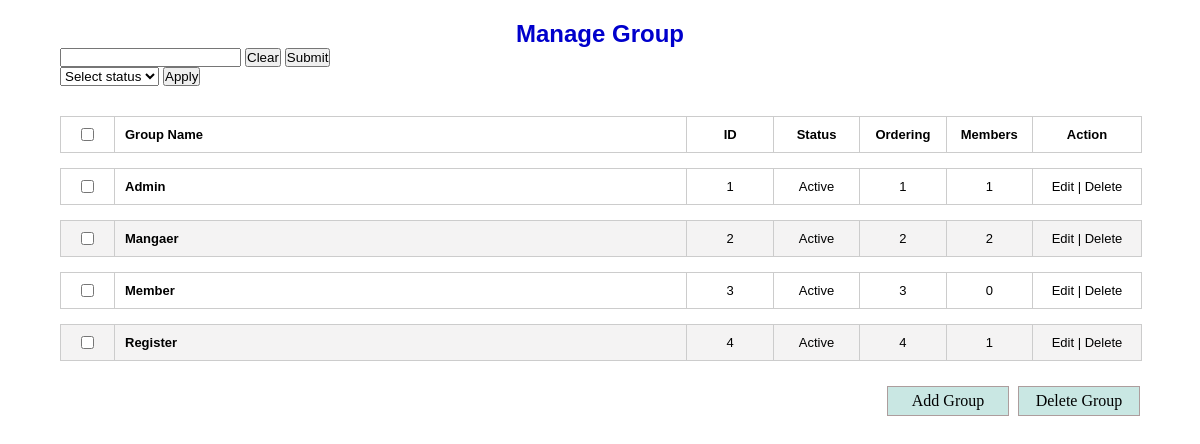
The page /b13/Mysql/index.php on the database its author committed.
### tables this page shows
CREATE TABLE `group` (
  `id` int(11) NOT NULL,
  `name` varchar(255) NOT NULL,
  `status` tinyint(1) NOT NULL DEFAULT 0,
  `ordering` int(11) NOT NULL DEFAULT 1,
  `group_acp` tinyint(1) NOT NULL DEFAULT 0,
  `permission_id` varchar(255) DEFAULT NULL,
  `created` datetime DEFAULT NULL,
  `created_by` varchar(255) DEFAULT NULL,
  `modified` datetime DEFAULT NULL,
  `modified_by` varchar(255) DEFAULT NULL
);

### b13/Mysql/class/Database.class.php (called while the page is built, shortened)
<?php
class Database{
	protected $connect;
	protected $database;
	public function __construct($params){
		$link = mysqli_connect($params['server'], $params['username'], $params['password']);
		if(!$link){
			die('Fail connect: ' . mysqli_errno($link));
		}else{
			$this->connect 	= $link;
			$this->database = $params['database'];
		}
	}
	public function setDatabase($database = null){
		mysqli_select_db($this->connect,$this->database );
	}
	public function query($query){
		$this->resultQuery = mysqli_query($this->connect, $query );
		return $this->resultQuery;
	}
	public function listRecord($query){
		$result = array();
		if(!empty($query)){
			$resultQuery = $this->query($query);
			if(mysqli_num_rows($resultQuery) > 0){
				while($row = mysqli_fetch_assoc($resultQuery)){
					$result[] = $row;
				}
			}
		}
		return $result;
	}
}

### b13/Mysql/connect.php (called while the page is built)
<?php
	require_once 'class/Database.class.php';
	$params		= array(
			'server' 	=> 'localhost',
			'username'	=> 'root',
			'password'	=> '',
			'database'	=> 'manage_user',
			'table'		=> 'group',
	);
	$database = new Database($params);

### b13/Mysql/class/Helper.class.php (called while the page is built, shortened)
<?php
class Helper{
    public static function highLight($input, $searchValue)
    {
        $result = $input;
        return $result;
    }
}
?>

### b13/Mysql/index.php (the view, shortened to what this page needs)
<?php
require_once 'connect.php';
require_once './class/Helper.class.php';
require_once './class/HTML.class.php';
$arrStatus 	= ['default' => 'Select status', 0 => 'Inactive', 1 => 'Active'];
$sblStatus	= HTML::createSelectbox($arrStatus, 'status', $_GET['status'], null, 'padding: 5px; width: 150px');
$valueInput = $_GET['search'] ?? '';
$query[] 	= "SELECT `g`.`id`,`g`.`name`,`g`.`status`,`g`.`ordering`, COUNT(`u`.id) AS total";
$query[] 	= "FROM `group` AS `g` LEFT JOIN `user` AS `u` ON `g`.`id` = `u`.`group_id`";
$query[] 	= "GROUP BY `g`.`id`";
$query		= implode(" ", $query);
$list		= $database->listRecord($query);
if (!empty($list)) {
	$i = 0;
	foreach ($list as $item) {
		$row	= ($i % 2 == 0) ? 'odd' : 'even';
		$id		= $item['id'];
		$status	= ($item['status'] == 0) ? 'Inactive' : 'Active';
		$replace = Helper::highLight($item['name'], $valueInput);
		$xhtml .= '<div class="row ' . $row . '">
			            	<p class="no"><input type="checkbox" name="checkbox[]" value="' . $id . '"></p>
			                <p class="name">' . $replace . '</p>
			                <p class="id">' . $id . '</p>
			                <p class="size">' . $status . '</p>
			                <p class="size">' . $item['ordering'] . '</p>
			                <p class="size">' . $item['total'] . '</p>
			                <p class="action">
			                	<a href="form.php?action=edit&id=' . $id . '">Edit</a> |
	                			<a href="delete.php?id=' . $id . '">Delete</a>
			                </p>
			            </div>';
		$i++;
	}
} else {
	$xhtml = '<div class="success">Dữ liệu đang cập nhật';
}
?>
<!DOCTYPE HTML PUBLIC "-//W3C//DTD HTML 4.01 Transitional//EN" "http://www.w3.org/TR/html4/loose.dtd">
<html>
<head>
	<link rel="stylesheet" type="text/css" href="css/style.css">
</head>
<body>
	<div id="wrapper">
		<div class="title">Manage Group</div>
		<form action="#" method="get">
			<input name="search" value="<?php echo $valueInput ?>">
			<button tyle="clear" id="clear">Clear</button>
			<button tyle="submit">Submit</button>
		</form>
		<form action="#" method="get" id="filter-form">
		<?php  echo $sblStatus  ?>
		<button type="submit">Apply</button>
		</form>
		<div class="list">
			<form action="#" method="post" name="main-form" id="main-form">
				<div class="row" style="text-align: center; font-weight: bold;">
					<p class="no"><input type="checkbox" name="check-all" id="check-all" /></p>
					<p class="name">Group Name</p>
					<p class="id">ID</p>
					<p class="size">Status</p>
					<p class="size">Ordering</p>
					<p class="size">Members</p>
					<p class="action">Action</p>
				</div>
				<?php echo $xhtml; ?>
			</form>
		</div>
		<div id="area-button">
			<a href="form.php?action=add">Add Group</a>
			<a id="multy-delete" href="#">Delete Group</a>
		</div>
	</div>
</body>
</html>

### b13/Mysql/class/HTML.class.php (shortened to what this page needs)
<?php
class HTML{
	static public function createSelectbox($arrData, $name, $keySelected = null, $class = null){
		$xhtml = "";
		if(!empty($arrData)) {
			$xhtml = '<select class="'.$class.'" name="'.$name.'">';
			foreach($arrData as $key=>$value){
				if($keySelected == $key && $keySelected != null){
					$xhtml .= '<option value="'.$key.'" selected="true">'.$value.'</option>';
				}else{
					$xhtml .= '<option value="'.$key.'">'.$value.'</option>';
				}
			}
			$xhtml .= '</select>';
		}
		return $xhtml;
	}
}

### b13/Mysql/css/style.css (style rules this page uses)
* { margin: 0px; padding: 0px; }
#wrapper { width: 90%; margin: 20px auto; }
#wrapper .title { font: bold 24px Arial, Helvetica, sans-serif; color: #00C; text-align: center; }
#wrapper .list { margin-top: 30px; }
#wrapper .list .row { display: table; width: 100%; margin: 15px 0px; border: 1px solid #CCC; font: 13px Tahoma, Geneva, sans-serif; }
#wrapper .list .even { background-color: #f4f3f3; }
#wrapper .list .odd { background-color: #fff; }
#wrapper .list .row .no { width: 5%; text-align: center; }
#wrapper .list .row .name { padding: 10px; text-align: left; font-weight: bold; }
#wrapper .list .row .id { width: 8%; }
#wrapper .list .row .size { width: 8%; }
#wrapper .list .row .action { width: 10%; border-right: none; }
#wrapper .list .row .action a { text-decoration: none; color: #000; }
#wrapper .list .row > p { display: table-cell; vertical-align: middle; border-right: 1px solid #CCC; text-align: center; }
#area-button { text-align: right; margin-top: 25px; }
#area-button a { display: inline-block; padding: 5px 10px; border: 1px solid #ad9d9d; width: 100px; text-align: center; text-decoration: none; color: #000; margin-left: 5px; background: #c9e7e3; }

### rows shown on the page
group: name "Admin", id "1", status "Active", ordering "1", total "1"
group: name "Mangaer", id "2", status "Active", ordering "2", total "2"
group: name "Member", id "3", status "Active", ordering "3", total "0"
group: name "Register", id "4", status "Active", ordering "4", total "1"

### other values the page prints
form field status "Select status"
